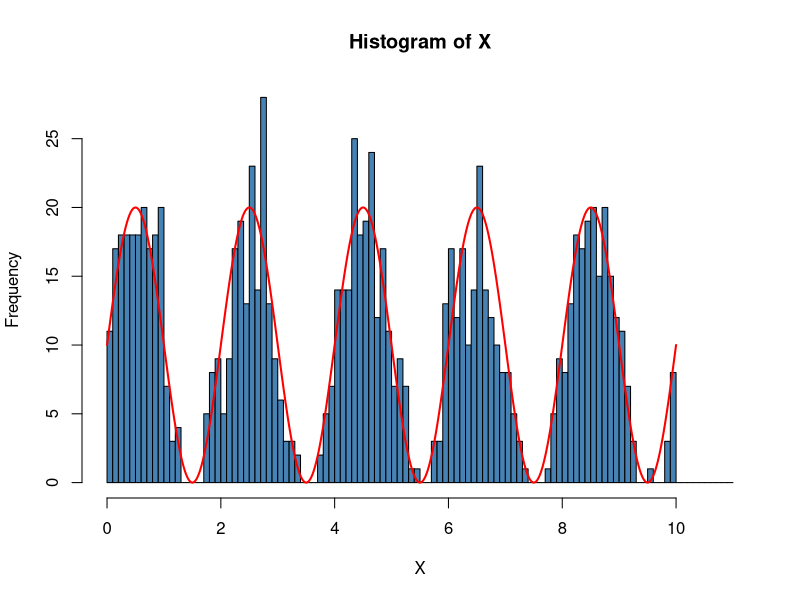

This figure's R source:
###############################################################################
#       __  ______   _____ __  __      __  ______   __________  ____
#      /  |/  /   | / ___// / / /     /  |/  /   | / ____/ __ \/ __ \
#     / /|_/ / /| | \__ \/ /_/ /_____/ /|_/ / /| |/ /   / /_/ / / / /
#    / /  / / ___ |___/ / __  /_____/ /  / / ___ / /___/ _, _/ /_/ /
#   /_/  /_/_/  |_/____/_/ /_/     /_/  /_/_/  |_\____/_/ |_|\____/
#
#   MASH-MACRO
#   Testing Ground
#   August 31, 2017
#
###############################################################################

rm(list=ls());gc()

Tmax=10

lambda <- function(x){
  100*(sin(x*pi)+1)
}

Lambda <- function(t){
  integrate(f=lambda,lower=0,upper=t)$value
}

Lambda <- Vectorize(FUN = Lambda)

v=seq(0,Tmax,length=1000)
s=0
X=0

t=min(v[which(Lambda(v)>=s)])

while(X[length(X)]<Tmax){
  u=runif(1)
  s=s-log(u)
  t=min(v[which(Lambda(v)>=s)])
  if(t>Tmax){break()}
  X=c(X,t)
  print(paste0("sampled t: ",t))
}

hist(X,breaks=seq(0,max(X)+1,by=.1),col="steelblue")
   u=seq(0,max(X),by=.02)
   lines(u,lambda(u)/10,lwd=2,col="red")

integrate(f = lambda,lower = 0,upper = 1,subdivisions = 1e3)$value

cutX = cut(x = X,breaks=0:10,right = FALSE)
